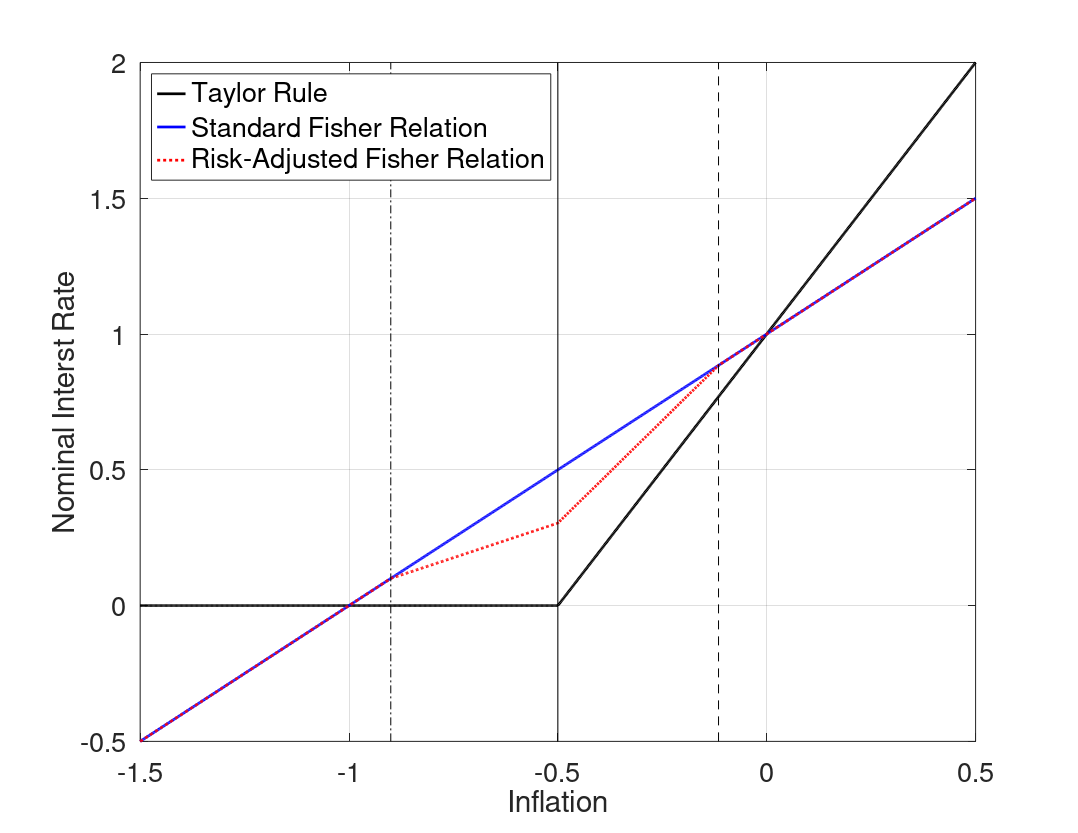

Source code (MATLAB):
%--------------------------------------------------------------------------
% File Name: RiskAdjustedFisherRelation.m
% Author: Philip Coyle
% Date Created: 01/07/2019
% cd /mq/philipprojects/RA_Work/Taisuke_Nakata/Zero_Lower_Bound/DeflationaryRegime/RSSInflation/Codes/3state_iid_shock
% RiskAdjustedFisherRelation
%--------------------------------------------------------------------------

clear all
close all
clc

%% Model Calibration
cBET = 1/1.0025;
cSIGMA = 1;
cKAPPA = 0.02;
cPHIpi = 2;
cRstar = 1/400;
cSHOCK = 0.05;
p_m = 0.5; %Probability of being in the middle state 

%% Housekeeping
% Set Grid Intervals
pi_m_low = -1.5/400;
pi_m_high = 0.5/400;
numgrid = 1001;
pi_m = linspace(pi_m_low,pi_m_high, numgrid)';

% Find max inflation that leads to ZLB binding
PIb = -cRstar/cPHIpi;
PIlb = -(cRstar + cKAPPA*cPHIpi*cSHOCK*cSIGMA)/cPHIpi;
PIub = -(cRstar/cPHIpi + cKAPPA*cSIGMA*(cRstar - cSHOCK))/(cKAPPA*cPHIpi*cSIGMA + 1);

inx_m = find(min(abs(pi_m - PIb)) == abs(pi_m - PIb));
% Find pi_m point where middle state interst rate binds
if length(inx_m ) > 1
    pi_m_zlb = min(pi_m(inx_m));
else
    pi_m_zlb = pi_m(inx_m);
end

% Taylor Rule
tr = max(0,cRstar + cPHIpi*pi_m);

% 'Riskless' Fisher Relation
fr = pi_m + cRstar;

%% Policy Functions from below (Assume middle state interst rate binds)
% Low  High state inflation & expected inflation (as functions of middle state inflation)
pi_l_b = pi_m - cKAPPA*cSIGMA*cSHOCK;
pi_h_b = (pi_m - cKAPPA*cSIGMA*(cRstar - cSHOCK))/(1+cKAPPA*cSIGMA*cPHIpi);
exp_pi_b = (1-p_m)/2*pi_l_b + p_m*pi_m + (1-p_m)/2*pi_h_b;

% Low Middle and High state output & expected output (as functions of middle state inflation)
y_m_b = (pi_m - cBET*exp_pi_b)/cKAPPA;
y_l_b = y_m_b - cSIGMA*cSHOCK;
y_h_b = y_m_b - cSIGMA*(cRstar + cPHIpi*pi_h_b - cSHOCK);
exp_y_b = (1-p_m)/2*y_l_b + p_m*y_m_b + (1-p_m)/2*y_h_b;

% Find pi_m point where high state interst rate binds
inx_lb = find(min(abs(pi_h_b - PIb)) == abs(pi_h_b - PIb));
if length(inx_m ) > 1
    pi_lb_zlb = min(pi_m(inx_lb));
else
    pi_lb_zlb = pi_m(inx_lb);
end

%% Policy Functions from above (Assume middle state interst rate does not bind)
% Low  High state inflation & expected inflation (as functions of middle state inflation)
pi_l_a = pi_m*(1+cKAPPA*cSIGMA*cPHIpi) + cKAPPA*cSIGMA*(cRstar - cSHOCK);
pi_h_a = pi_m + (cKAPPA*cSIGMA*cSHOCK)/(1+cKAPPA*cSIGMA*cPHIpi);
exp_pi_a = (1-p_m)/2*pi_l_a + p_m*pi_m + (1-p_m)/2*pi_h_a;

% Low Middle and High state output & expected output (as functions of middle state inflation)
y_m_a = (pi_m - cBET*exp_pi_a)/cKAPPA;
y_l_a = y_m_a + cSIGMA*(cPHIpi*pi_m + cRstar - cSHOCK);
y_h_a = y_m_a + cSIGMA*(cPHIpi*(pi_m - pi_h_a) + cSHOCK);
exp_y_a = (1-p_m)/2*y_l_a + p_m*y_m_a + (1-p_m)/2*y_h_a;

% Find pi_m point where low state interst rate binds
inx_ub = find(min(abs(pi_l_a - PIb)) == abs(pi_l_a - PIb));
if length(inx_ub) > 1
    pi_ub_zlb = min(pi_m(inx_ub));
else
    pi_ub_zlb = pi_m(inx_ub);
end

%% Define Risk Adjusted Fisher Relationship
rafr = zeros(numgrid,1);

for i = 1:numgrid
    if pi_m(i) < pi_lb_zlb || pi_m(i) > pi_ub_zlb
        rafr(i) = pi_m(i) + cRstar;
    elseif pi_m(i) <= pi_m_zlb
        rafr(i) = cRstar + pi_m(i) + (exp_pi_b(i) - pi_m(i)) + 1/cSIGMA*(exp_y_b(i) - y_m_b(i));
    elseif pi_m(i) <= pi_ub_zlb
        rafr(i) = cRstar + pi_m(i) + (exp_pi_a(i) - pi_m(i)) + 1/cSIGMA*(exp_y_a(i) - y_m_a(i));
    end
end

[~,inx] = sort(abs(tr - rafr));
RSS = inx(1:2);
%% Plotting
fig(1) = figure(1);
grid on
box on
hold on
h(1) = plot(400*pi_m, 400*tr,'Color','k','LineWidth',2);
h(2) = plot(400*pi_m, 400*fr,'Color','b','LineWidth',2);
h(3) = plot(400*pi_m, 400*rafr,'Color','r','LineStyle',':','LineWidth',2);

line([400*PIub 400*PIub], get(gca,'Ylim'),'Color','k','LineStyle','--','LineWidth',0.5)
line([400*PIb 400*PIb], get(gca,'Ylim'),'Color','k','LineStyle','-','LineWidth',0.5)   
line([400*PIlb 400*PIlb], get(gca,'Ylim'),'Color','k','LineStyle','-.','LineWidth',0.5)   

xlabel('Inflation','FontSize',16)
ylabel('Nominal Interst Rate','FontSize',16)
set(gca,'Xlim',[400*pi_m(1), 400*pi_m(end)],'FontSize',20)
L = legend([h(1) h(2) h(3)],'Taylor Rule','Standard Fisher Relation','Risk-Adjusted Fisher Relation');
set(L,'Location','NorthWest','Fontsize',20)

set(fig(1),'PaperOrientation','Landscape');
set(fig(1),'PaperPosition',[0 0 11 8.5]);
print(fig(1),'-depsc','RAFR.eps');

